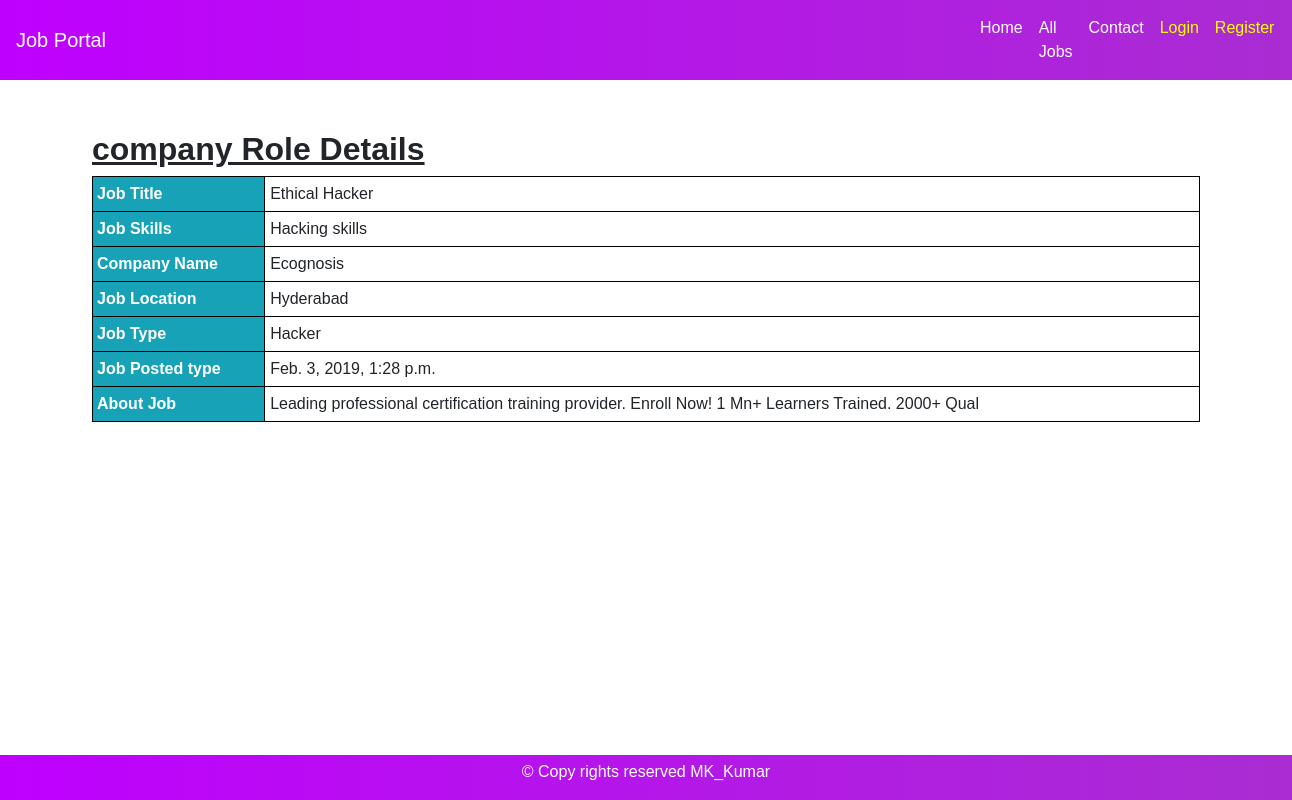
The page /job_details/3 on the database its author committed.
### jobs/models.py (models this page shows, shortened)
class Job(models.Model):
	title = models.CharField(max_length=100)
	skills = models.CharField(max_length=100)
	company = models.CharField(max_length=100)
	location = models.CharField(max_length=100)
	jobtype = models.CharField(max_length=100)
	posteddate = models.DateTimeField(auto_now_add=True)
	aboutjob = models.CharField(max_length=100)
	image = models.FileField(upload_to ='media' )

### jobs/views.py (the view)
# urls.py: path('job_details/<int:pk>',views.job_details,name='details'),
def job_details(request,pk):
	jl = Job.objects.filter(pk=pk)
	context = {
	'jl':jl
	}
	return render(request,'details.html',context)

### templates/details.html (shortened to what this page needs)
{% extends 'base.html' %}
{% load static %}
{% block content %}
<div class='container home_container x'>
	<h2><b><u>company Role Details</u></b></h2>
	<table style="width:100%">
	{% for j in jl %}
  <tr>
    <th class='p-1 mb-2 bg-info text-white'>Job Title</th>
    <td>{{j.title}}</td>
  </tr>
  <tr>
    <th class='p-1 mb-2 bg-info text-white'>Job Skills</th>
    <td>{{j.skills}}</td>
  </tr>
  <tr>
    <th class='p-1 mb-2 bg-info text-white'>Company Name</th>
    <td>{{j.company}}</td>
  </tr>
   <tr>
    <th class='p-1 mb-2 bg-info text-white'>Job Location</th>
    <td>{{j.location}}</td>
  </tr>
  <tr>
    <th class='p-1 mb-2 bg-info text-white'>Job Type</th>
    <td>{{j.jobtype}}</td>
  </tr>
  <tr>
    <th class='p-1 mb-2 bg-info text-white'>Job Posted type</th>
     <td>{{j.posteddate}}</td>
  </tr>
    <tr>
    <th class='p-1 mb-2 bg-info text-white'>About Job</th>
    <td>{{j.aboutjob}}</td>
  </tr>
  {% endfor %}
</table>
</div>
{% endblock %}

### static/css/base.css (style rules this page uses)
* { margin: 0px; padding: 0px; }
body { font-family: sans-serif; }
.home_container { padding-top: 30px; }

### static/css/login.css (style rules this page uses)
body { font-family: Arial, Helvetica, sans-serif; }
.container { padding: 16px; }

### templates/details.html (style rules this page uses)
table, th, td { border: 1px solid black; border-collapse: collapse; }
th, td { padding: 5px; text-align: left; }
.x { padding-top: 50px; }

### rows shown on the page
Job: title "Ethical Hacker", skills "Hacking skills", company "Ecognosis", location "Hyderabad", jobtype "Hacker", posteddate "Feb. 3, 2019, 1:28 p.m.", aboutjob "Leading professional certification training provider. Enroll Now! 1 Mn+ Learners Trained. 2000+ Qual"
